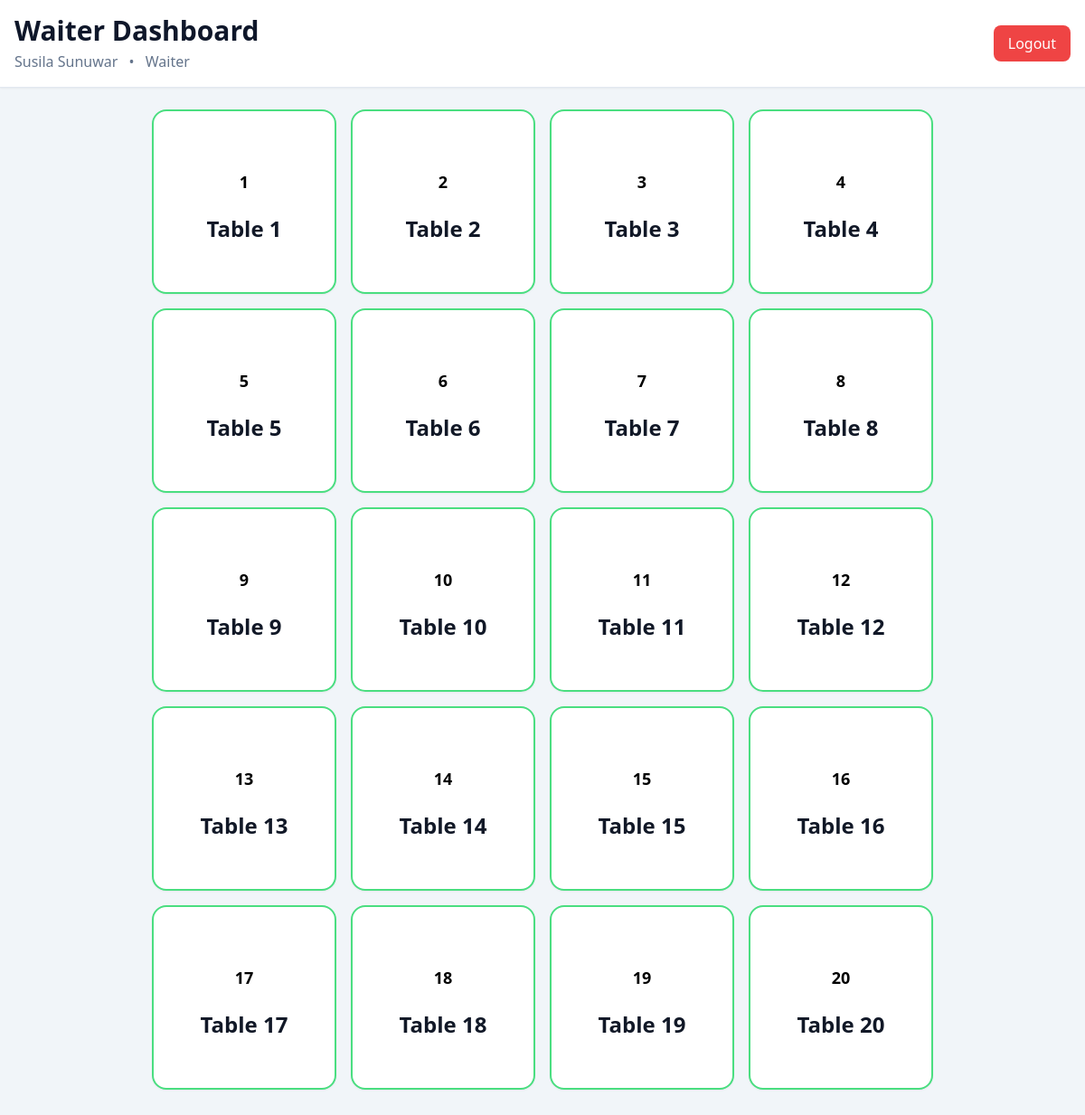
Screenshot of /orders/tables/ (signed in) with the database file from the repository.
### accounts/models.py (models this page shows)
class User(AbstractUser):
    class ROLE_CHOICES(models.TextChoices):
        WAITER = 'w', 'Waiter'
        BILLING = 'b', 'Billing'
        KITCHEN = 'k', 'Kitchen'
        OWNER = 'o', 'Owner'
    role = models.CharField(choices=ROLE_CHOICES, max_length=2)

### orders/models.py (models this page shows, shortened)
class Table(models.Model):
    name = models.CharField(max_length=20)
    is_reserved = models.BooleanField(default=False, null=True)

### orders/views.py (the view)
# urls.py: path("tables/", views.tables_view, name="tables_view_url"),
@role_required([User.ROLE_CHOICES.WAITER])
def tables_view(request):
    tables = Table.objects.all()
    return render(request, "orders/tables.html", {
        'tables':tables
    })

### orders/templates/orders/tables.html (shortened to what this page needs)
{% extends 'orders/base.html' %}
{% block heading %}
  Waiter Dashboard
{% endblock %}
{% block main_content %}
  <main class="max-w-4xl mx-auto px-4 pb-10">
    {% if tables %}
      <div class="grid grid-cols-2 sm:grid-cols-3 md:grid-cols-4 gap-4" role="list" aria-label="Restaurant tables">
        {% for table in tables %}
          <a id="{{ table.id }}"
            href="{% url 'menu_view_url' table.id %}"
            role="listitem"
            aria-label="Table {{ table.name }}"
            class="group relative flex flex-col items-center justify-center
                      aspect-square rounded-2xl border-2 shadow-sm
                      bg-white hover:bg-blue-50 active:scale-95
                      focus:outline-none focus:ring-4 focus:ring-blue-400
                      transition-transform duration-100
                      {% if table.status == 'occupied' %}
                 border-red-400
            {% elif table.status == 'reserved' %}
                 border-yellow-400
            {% else %}
                 border-green-400
            {% endif %}">
            <div id="table-icon-{{ table.id }}" class="w-12 h-12 rounded-full flex items-center justify-center text-blue text-lg font-bold mb-3">
              <span>{{ forloop.counter }}</span>
            </div>
            <span class="text-2xl font-bold text-gray-900">{{ table.name }}</span>
          </a>
        {% endfor %}
      </div>
    {% else %}
      <div class="text-center py-20 text-gray-500">
        <p class="text-lg font-medium">No tables found.</p>
      </div>
    {% endif %}
  </main>
{% endblock %}

### orders/templates/orders/base.html (shortened to what this page needs)
<!DOCTYPE html>
<html lang="en">
<head>
    <script src="https://cdn.tailwindcss.com"></script>
</head>
<body class="bg-slate-100 min-h-screen">
    <header class="sticky top-0 z-50 bg-white border-b border-slate-200 shadow-sm">
        <div class="max-w-7xl mx-auto px-4 py-4">
            <div class="flex flex-col md:flex-row md:items-center md:justify-between gap-4">
                <div>
                    <h1 class="text-3xl font-bold text-slate-900">
                       {% block heading %}
                       {% endblock %}
                    </h1>
                    <div class="mt-1 text-md text-slate-500">
                        {{ request.user.first_name }} {{ request.user.last_name }}
                        <span class="mx-2">•</span>
                        {{ request.user.get_role_display }}
                    </div>
                </div>
                <a href="{% url 'logout_view_url' %}"
                    class="inline-flex items-center justify-center px-4 py-2 rounded-lg bg-red-500 hover:bg-red-600 text-white font-medium transition">
                    Logout
                </a>
            </div>
        </div>
    </header>
    <main class="max-w-7xl mx-auto p-4 md:p-6">
        {% block main_content %}
        {% endblock %}
    </main>
</body>
</html>

### rows the page displays
User: user.first_name "Susila", user.last_name "Sunuwar", user.role "Waiter"
Table: name "Table 1"
Table: name "Table 2"
Table: name "Table 3"
Table: name "Table 4"
Table: name "Table 5"
Table: name "Table 6"
Table: name "Table 7"
Table: name "Table 8"
Table: name "Table 9"
Table: name "Table 10"
Table: name "Table 11"
Table: name "Table 12"
Table: name "Table 13"
Table: name "Table 14"
Table: name "Table 15"
Table: name "Table 16"
Table: name "Table 17"
Table: name "Table 18"
Table: name "Table 19"
Table: name "Table 20"
